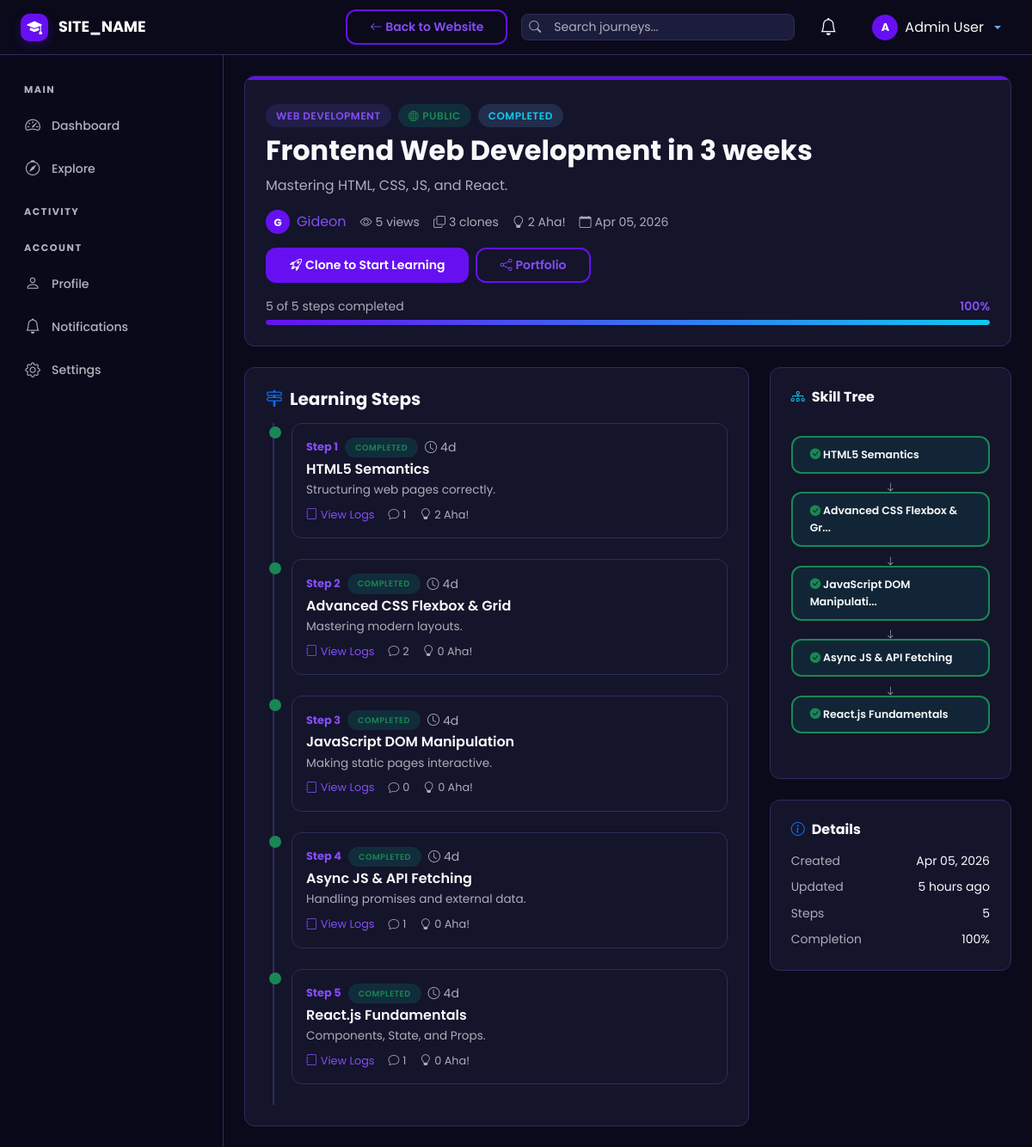
The page /journey/view.php?id=2 (signed in) on the database as committed earlier.
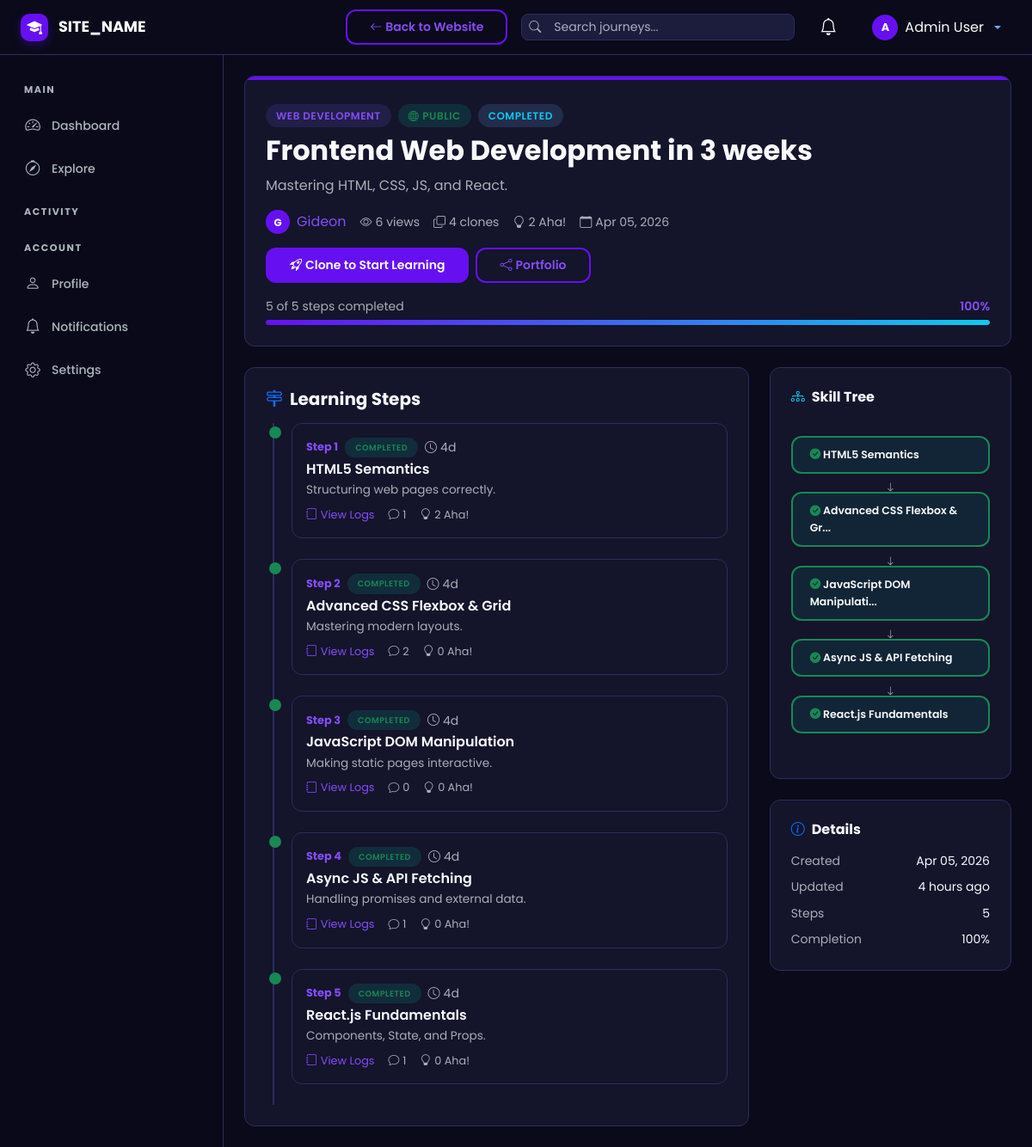
The same page on the database as committed later.
### tables this page shows
CREATE TABLE `journeys` (
  `id` int UNSIGNED NOT NULL,
  `user_id` int UNSIGNED NOT NULL,
  `title` varchar(255) NOT NULL,
  `slug` varchar(255) NOT NULL,
  `description` text,
  `category_id` int UNSIGNED DEFAULT NULL,
  `visibility` enum('public','private') NOT NULL DEFAULT 'public',
  `status` enum('active','completed','archived') NOT NULL DEFAULT 'active',
  `is_featured` tinyint(1) NOT NULL DEFAULT '0',
  `total_steps` int UNSIGNED NOT NULL DEFAULT '0',
  `completed_steps` int UNSIGNED NOT NULL DEFAULT '0',
  `clone_count` int UNSIGNED NOT NULL DEFAULT '0',
  `view_count` int UNSIGNED NOT NULL DEFAULT '0',
  `created_at` datetime NOT NULL DEFAULT CURRENT_TIMESTAMP,
  `updated_at` datetime NOT NULL DEFAULT CURRENT_TIMESTAMP ON UPDATE CURRENT_TIMESTAMP
);

CREATE TABLE `steps` (
  `id` int UNSIGNED NOT NULL,
  `journey_id` int UNSIGNED NOT NULL,
  `step_number` int UNSIGNED NOT NULL,
  `title` varchar(255) NOT NULL,
  `description` text,
  `status` enum('pending','in_progress','completed') NOT NULL DEFAULT 'pending',
  `is_draft` tinyint(1) NOT NULL DEFAULT '0',
  `estimated_days` int UNSIGNED DEFAULT NULL,
  `created_at` datetime NOT NULL DEFAULT CURRENT_TIMESTAMP,
  `updated_at` datetime NOT NULL DEFAULT CURRENT_TIMESTAMP ON UPDATE CURRENT_TIMESTAMP
);

CREATE TABLE `categories` (
  `id` int UNSIGNED NOT NULL,
  `name` varchar(100) NOT NULL,
  `slug` varchar(100) NOT NULL,
  `icon` varchar(50) DEFAULT 'bi-folder',
  `created_at` datetime NOT NULL DEFAULT CURRENT_TIMESTAMP
);

CREATE TABLE `users` (
  `id` int UNSIGNED NOT NULL,
  `username` varchar(50) NOT NULL,
  `email` varchar(255) NOT NULL,
  `password_hash` varchar(255) NOT NULL,
  `full_name` varchar(100) NOT NULL,
  `avatar` varchar(255) DEFAULT 'default-avatar.png',
  `bio` text,
  `role` enum('user','admin') NOT NULL DEFAULT 'user',
  `is_active` tinyint(1) NOT NULL DEFAULT '1',
  `current_streak` int UNSIGNED NOT NULL DEFAULT '0',
  `longest_streak` int UNSIGNED NOT NULL DEFAULT '0',
  `last_activity_date` date DEFAULT NULL,
  `created_at` datetime NOT NULL DEFAULT CURRENT_TIMESTAMP,
  `updated_at` datetime NOT NULL DEFAULT CURRENT_TIMESTAMP ON UPDATE CURRENT_TIMESTAMP
);

### includes/helpers.php (called while the page is built, shortened)
<?php
function sanitize(?string $input): string {
    return htmlspecialchars(trim($input), ENT_QUOTES, 'UTF-8');
}
function formatDate(string $date, string $format = 'M d, Y'): string {
    return date($format, strtotime($date));
}
function timeAgo(string $datetime): string {
    $now  = new DateTime();
    $past = new DateTime($datetime);
    $diff = $now->diff($past);
    if ($diff->h > 0) return $diff->h . ' hour' . ($diff->h > 1 ? 's' : '') . ' ago';
    return 'just now';
}
function completionPercent(int $completed, int $total): int {
    return (int) round(($completed / $total) * 100);
}

### journey/view.php (the view, shortened to what the changed rows need)
<?php
require_once __DIR__ . '/../includes/helpers.php';
$db = getDB();
$journeyId = (int)$_GET['id'];
$stmt = $db->prepare("SELECT j.*, u.username, u.avatar, u.full_name AS author_name, c.name AS category_name
    FROM journeys j
    JOIN users u ON j.user_id = u.id
    LEFT JOIN categories c ON j.category_id = c.id
    WHERE j.id = ?");
$stmt->execute([$journeyId]);
$journey = $stmt->fetch();
if (!in_array($journeyId, $_SESSION['viewed_journeys'])) {
    $db->prepare("UPDATE journeys SET view_count = view_count + 1 WHERE id = ?")->execute([$journeyId]);
}
$stepsSql = "SELECT s.*,
    (SELECT COUNT(*) FROM step_comments WHERE step_id = s.id AND is_deleted = 0) AS comment_count,
    (SELECT COUNT(*) FROM aha_votes WHERE step_id = s.id) AS aha_count
    FROM steps s WHERE s.journey_id = ? ";
$stepsSql .= " ORDER BY s.step_number ASC";
$stepsStmt = $db->prepare($stepsSql);
$stepsStmt->execute([$journeyId]);
$steps = $stepsStmt->fetchAll();
$ahaTotal = $db->prepare("SELECT COUNT(*) FROM aha_votes av JOIN steps s ON av.step_id = s.id WHERE s.journey_id = ?");
$ahaTotal->execute([$journeyId]);
$totalAha = (int)$ahaTotal->fetchColumn();
require_once __DIR__ . '/../includes/dashboard_header.php';
?>
<div class="st-card mb-4" style="position:relative;overflow:hidden;">
    <div class="d-flex flex-wrap align-items-start justify-content-between gap-3 pt-2">
        <div class="flex-grow-1">
            <div class="d-flex align-items-center gap-2 mb-2">
                <?php if ($journey['category_name']): ?>
                    <span class="st-badge st-badge-primary"><?= sanitize($journey['category_name']) ?></span>
                <?php endif; ?>
                <span class="st-badge <?= $journey['visibility'] === 'public' ? 'st-badge-success' : 'st-badge-warning' ?>">
                    <i class="bi <?= $journey['visibility'] === 'public' ? 'bi-globe' : 'bi-lock' ?>"></i> <?= ucfirst($journey['visibility']) ?>
                </span>
                <?php
                $sBadge = ['active' => 'st-badge-success', 'completed' => 'st-badge-info', 'archived' => 'st-badge-warning'];
                ?>
                <span class="st-badge <?= $sBadge[$journey['status']] ?>"><?= ucfirst($journey['status']) ?></span>
            </div>
            <h2 class="fw-bold mb-2"><?= sanitize($journey['title']) ?></h2>
            <?php if ($journey['description']): ?>
                <p class="text-muted mb-3"><?= nl2br(sanitize($journey['description'])) ?></p>
            <?php endif; ?>
            <div class="d-flex flex-wrap align-items-center gap-3">
                <div class="d-flex align-items-center gap-2">
                    <div class="st-avatar-initial" style="width:28px;height:28px;font-size:0.75rem;">
                        <?= strtoupper(substr(sanitize(ltrim(!empty($journey['full_name']) ? $journey['full_name'] : $journey['username'], '@')), 0, 1)) ?>
                    </div>
                    <a href="<?= SITE_URL ?>/user/profile.php?id=<?= $journey['user_id'] ?>" class="text-decoration-none"><?= sanitize(ltrim($journey['username'], '@')) ?></a>
                </div>
                <small class="text-muted"><i class="bi bi-eye me-1"></i><?= number_format($journey['view_count']) ?> views</small>
                <small class="text-muted"><i class="bi bi-copy me-1"></i><?= $journey['clone_count'] ?> clones</small>
                <small class="text-muted"><i class="bi bi-lightbulb me-1"></i><?= $totalAha ?> Aha!</small>
                <small class="text-muted"><i class="bi bi-calendar me-1"></i><?= formatDate($journey['created_at']) ?></small>
            </div>
        </div>
    </div>
    <div class="mt-3">
        <div class="d-flex justify-content-between mb-1">
            <small class="text-muted"><?= $journey['completed_steps'] ?> of <?= $journey['total_steps'] ?> steps completed</small>
            <small class="fw-semibold" style="color:var(--st-primary-light);"><?= completionPercent($journey['completed_steps'], $journey['total_steps']) ?>%</small>
        </div>
    </div>
</div>
<div class="row g-4">
    <div class="col-lg-4">
        <div class="st-card mb-4">
            <div class="mb-2 d-flex justify-content-between"><small class="text-muted">Created</small><small><?= formatDate($journey['created_at']) ?></small></div>
            <div class="mb-2 d-flex justify-content-between"><small class="text-muted">Updated</small><small><?= timeAgo($journey['updated_at']) ?></small></div>
            <div class="mb-2 d-flex justify-content-between"><small class="text-muted">Steps</small><small><?= $journey['total_steps'] ?></small></div>
            <div class="d-flex justify-content-between"><small class="text-muted">Completion</small><small><?= completionPercent($journey['completed_steps'], $journey['total_steps']) ?>%</small></div>
        </div>
    </div>
</div>
<?php require_once __DIR__ . '/../includes/dashboard_footer.php'; ?>

Rows that differ between the two databases and show on the page:
changed journeys "Mastering HTML, CSS, JS, and React.": view_count "5" → "6"; clone_count "3" → "4"; updated_at "5 hours ago" → "4 hours ago"
